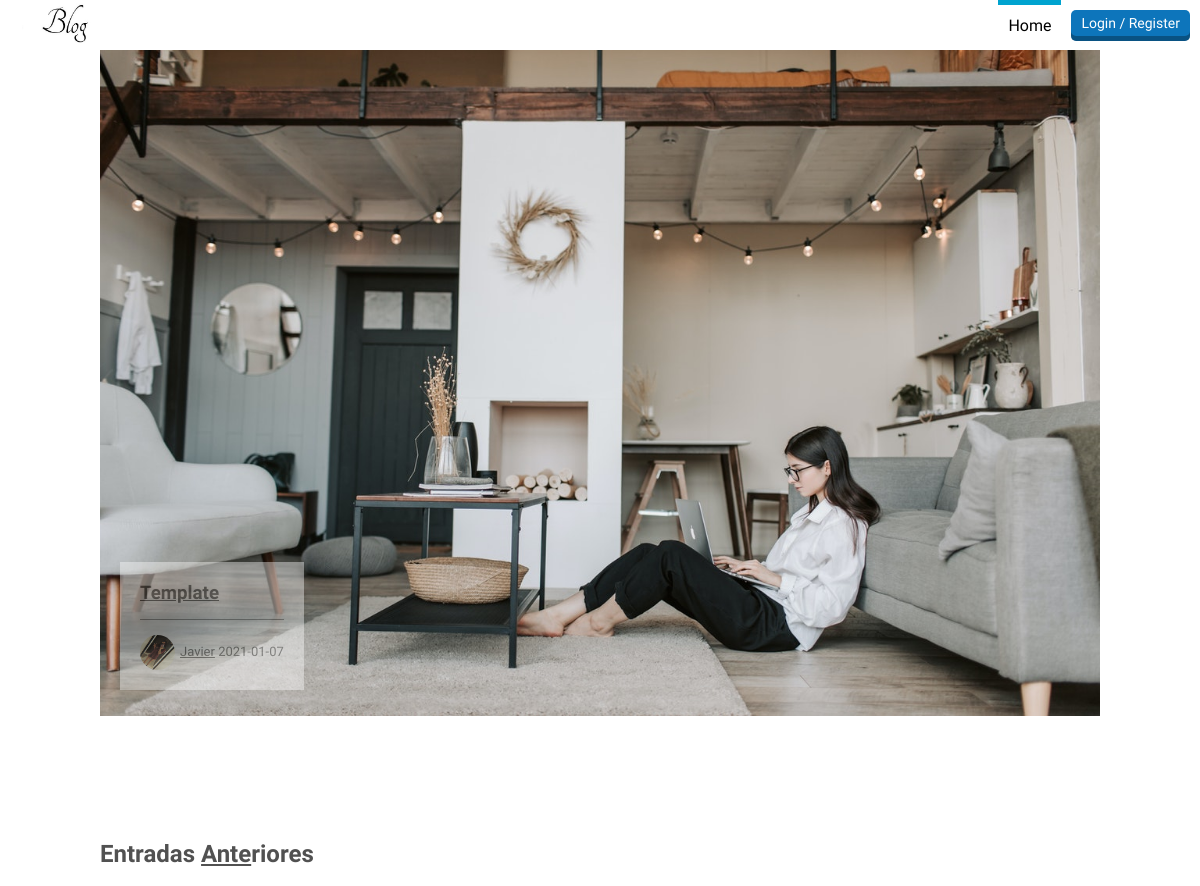
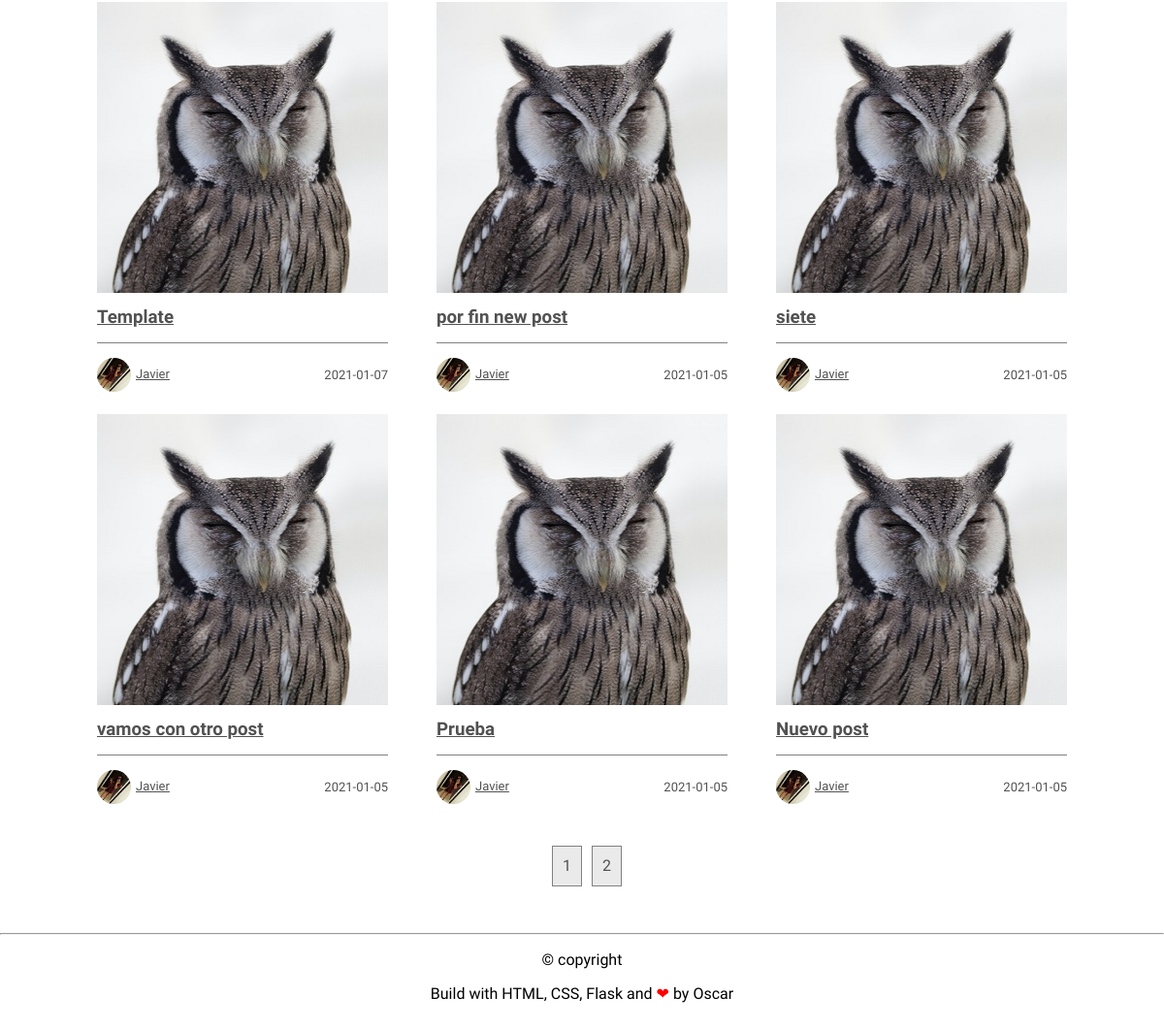
The app's page /home, older data (2 pictures, top to bottom).
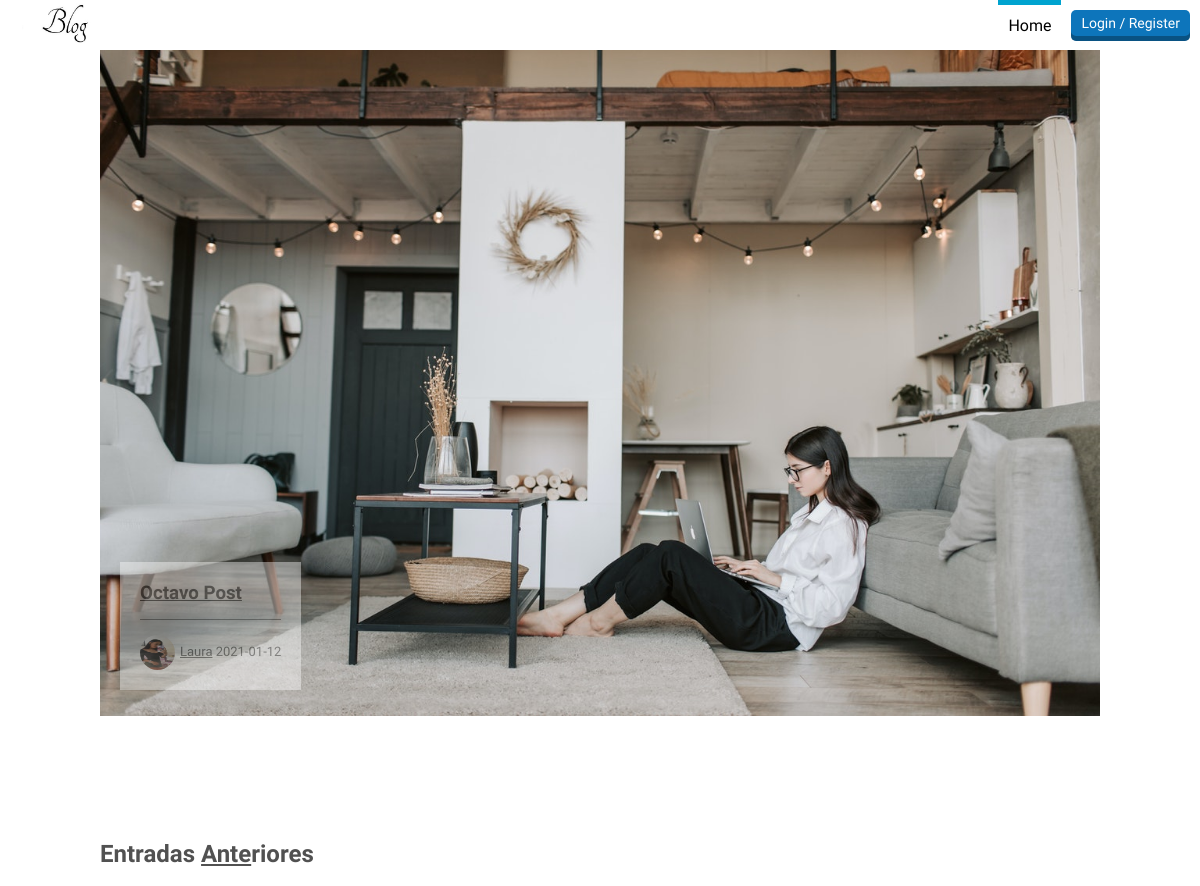
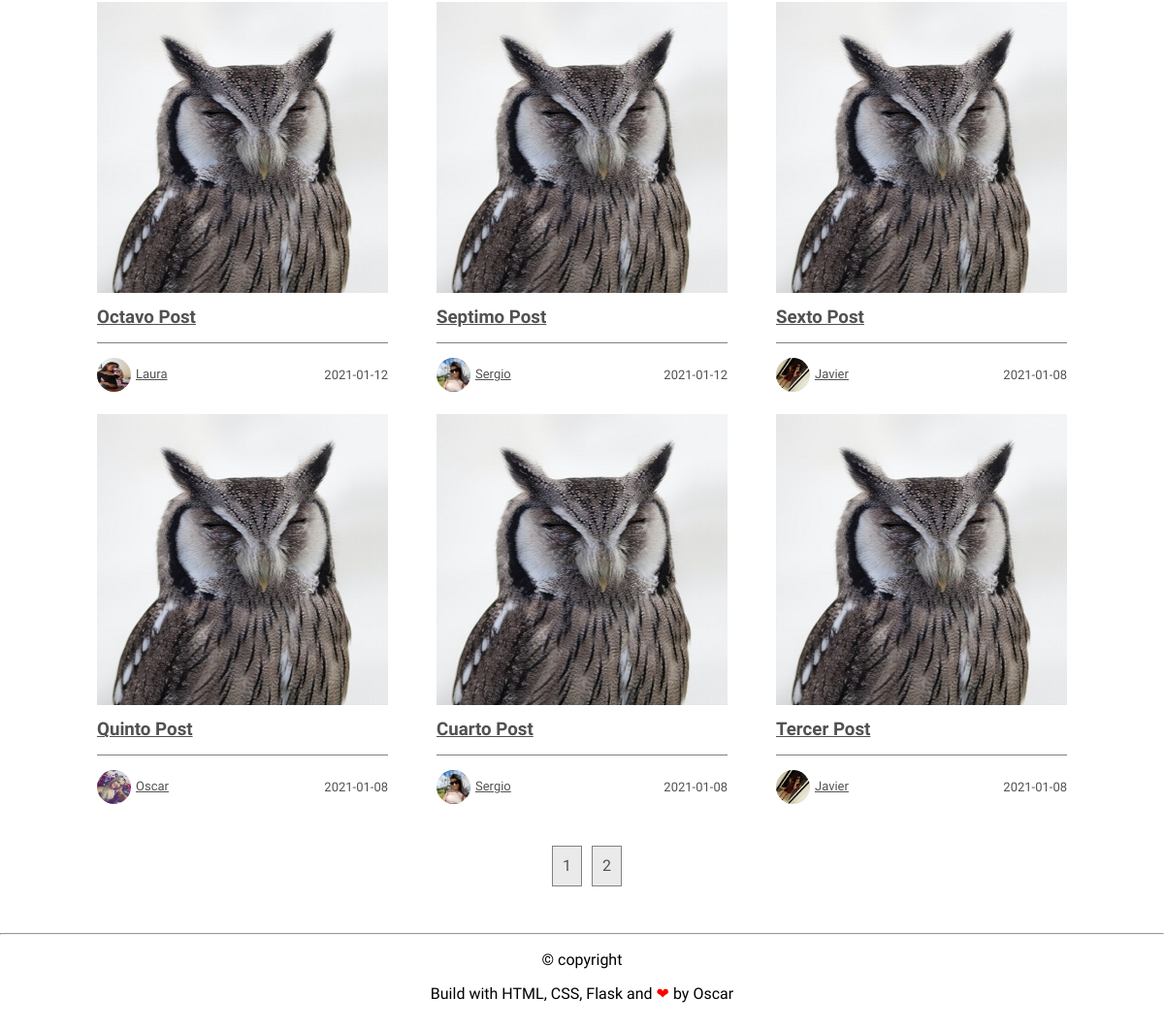
The same page, newer data (2 pictures, top to bottom).
### flaskblog/models.py (models this page shows, shortened)
class Post(db.Model):
    id = db.Column(db.Integer, primary_key=True)
    title = db.Column(db.String(100), nullable=False)
    date_posted = db.Column(db.DateTime, nullable=False, default=datetime.utcnow)
    content = db.Column(db.Text, nullable=False)
    user_id = db.Column(db.Integer, db.ForeignKey('user.id'), nullable=False)

class User(db.Model, UserMixin):
    id = db.Column(db.Integer, primary_key=True)
    username = db.Column(db.String(20), unique=True, nullable=False)
    email = db.Column(db.String(120), unique=True, nullable=False)
    image_file = db.Column(db.String(20), nullable=False, default='default.jpg')
    bio = db.Column(db.String(500), nullable=True, default=' ')
    facebook = db.Column(db.String(120), nullable=True, default=' ')
    twitter = db.Column(db.String(120), nullable=True, default=' ')
    password = db.Column(db.String(60), nullable=True, default=' ')
    posts = db.relationship('Post', backref='author', lazy=True)

### flaskblog/main/routes.py (the view)
@main.route("/")
@main.route("/home")
def home():
    page = request.args.get('page', 1, type=int)
    posts = Post.query.order_by(Post.date_posted.desc()).paginate(page=page, per_page=6)
    return render_template('home.html', posts=posts)

### flaskblog/templates/home.html (shortened to what the changed rows need)
{% extends "layout.html" %}
{% block content %}
    <section class="blog">
        <article class="portada">
            <div class="description">
                {% for post in posts.items %}
                    {% if loop.index < 2 %}
                        <h1><a href="{{ url_for('posts.post', post_id=post.id) }}">{{ post.title }}</a></h1>
                        <div class="autor">
                            <p>
                                <img src="{{ url_for('static', filename='profile_pics/' + post.author.image_file) }}"
                                alt="default" width="35px" height="35px"><span><a href="{{ url_for('users.user_posts', username=post.author.username) }}">{{ post.author.username }}</a></span>
                                <span>{{ post.date_posted.strftime('%Y-%m-%d') }}</span>
                            </p>
                        </div>
                    {% endif %}
                {% endfor %}
            </div>
        </article>
        <div class="contenedor">
            <h2 class="titulo"> Entradas <span>Ante</span>riores</h2>
        </div>
        <section id = "blog-items" class="blog-items">
            {% for post in posts.items %}
            <article class="item-blog">
                <a href="{{ url_for('posts.post', post_id=post.id) }}">
                    <img src="{{ url_for('static', filename='profile_pics/img6.jpg') }}" alt="img2" width="300" height="300">
                </a>
                <div class="description">
                    <h3><a href="{{ url_for('posts.post', post_id=post.id) }}">{{ post.title }}</a></h3>
                    <div class="autor">
                        <p>
                            <img src="{{ url_for('static', filename='profile_pics/' + post.author.image_file) }}"
                            alt="default" width="35px" height="35px"><span><a href="{{ url_for('users.user_posts', username=post.author.username) }}">{{ post.author.username }}</a></span>
                        </p>
                        <span>{{ post.date_posted.strftime('%Y-%m-%d') }}</span>
                    </div>
                </div>
            </article>
            {% endfor %}
        </section>
    </section>
    <div class="paginador">
        <ul>
            {% for page_num in posts.iter_pages(left_edge = 1, right_edge = 1, left_current = 1, right_current = 2) %}
                {% if page_num %}
                    {% if posts.page == page_num %}
                        <li><a href="{{ url_for('main.home', page=page_num) }}">{{ page_num }}</a></li>
                    {% else %}
                        <li><a href="{{ url_for('main.home', page=page_num) }}">{{ page_num }}</a></li>
                    {% endif %}
                {% else %}
                    ...
                {% endif %}
            {% endfor %}
        </ul>
    </div>
{% endblock content %}

Row changes from the older to the newer data that the page shows:
removed Post: title "Template", image_file (picture), author.username "Javier", date_posted "2021-01-07"
removed Post: title "por fin new post", image_file (picture), author.username "Javier", date_posted "2021-01-05", shown under "Entradas Anteriores"
removed Post: title "siete", image_file (picture), author.username "Javier", date_posted "2021-01-05", shown under "Entradas Anteriores"
removed Post: title "Prueba", image_file (picture), author.username "Javier", date_posted "2021-01-05", shown under "Entradas Anteriores"
added Post: title "Octavo Post", image_file (picture), author.username "Laura", date_posted "2021-01-12"
added Post: title "Septimo Post", image_file (picture), author.username "Sergio", date_posted "2021-01-12", shown under "Entradas Anteriores"
changed Post: title "vamos con otro post" → "Sexto Post"; date_posted "2021-01-05" → "2021-01-08"
added Post: title "Quinto Post", image_file (picture), author.username "Oscar", date_posted "2021-01-08", shown under "Entradas Anteriores"
changed Post: title "Nuevo post" → "Cuarto Post"; image_file: a different picture; author.username "Javier" → "Sergio"; date_posted "2021-01-05" → "2021-01-08"
now on this page (row edited): Post: title "Tercer Post", image_file (picture), author.username "Javier", date_posted "2021-01-08", shown under "Entradas Anteriores"
